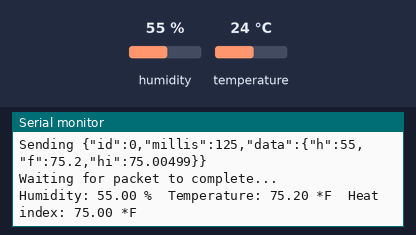
Recording of a sketch running on a simulated Arduino Uno, built with avr-gcc and run on an emulated ATmega328P. On the bench: the last lines printed to the serial monitor. The inputs (shaded band) are chosen by the test bench; at power-on: humidity 55 %, temperature 24 °C. No radio packets arrive unless stated.

Above: at 1.3 s.
1.4 s: humidity set to 22 %
At 3.0 s:
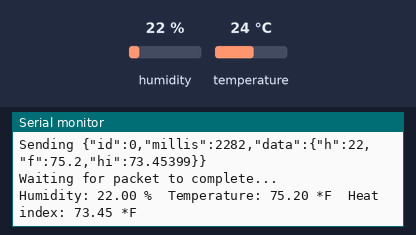
4.2 s: temperature set to 12 °C
At 5.7 s:
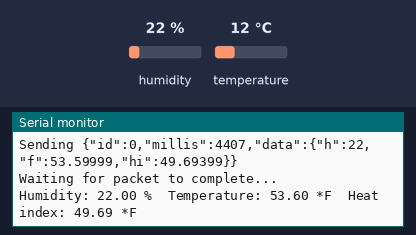
7.0 s: humidity set to 40 %
At 9.8 s:
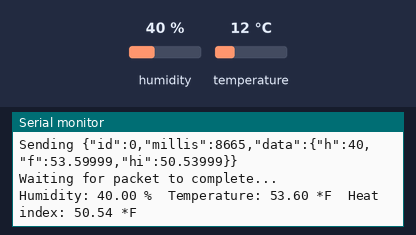
Timing chart, 0 to 11.3 s (numbered marks = the images above; inputs shaded):
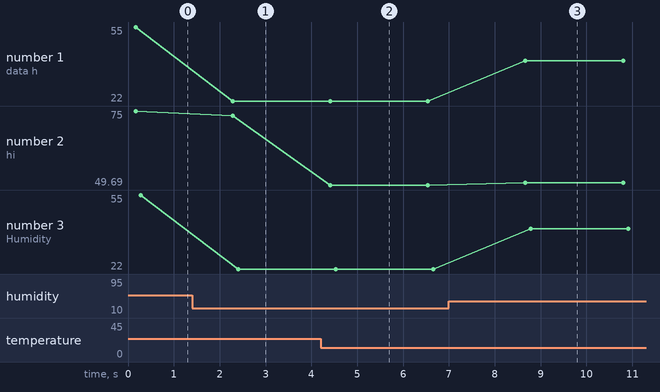

The sketch:

arduino-uno-tx.ino
```cpp
// Example testing sketch for various DHT humidity/temperature sensors
// Written by ladyada, public domain

#include <SPI.h>
#include <RH_RF95.h>
#include <ArduinoJson.h>
#include "DHT.h"

#define DEVID 0

#define RFM95_CS 10
#define RFM95_RST 9
#define RFM95_INT 2

// Change to 434.0 or other frequency, must match RX's freq!
#define RF95_FREQ 868.0

// Singleton instance of the radio driver
RH_RF95 rf95(RFM95_CS, RFM95_INT);

#define DHTPIN 4     // what pin we're connected to

// Uncomment whatever type you're using!
//#define DHTTYPE DHT11   // DHT 11
#define DHTTYPE DHT22   // DHT 22  (AM2302)
//#define DHTTYPE DHT21   // DHT 21 (AM2301)

// Connect pin 1 (on the left) of the sensor to +5V
// Connect pin 2p of the sensor to whatever your DHTPIN is
// Connect pin 4 (on the right) of the sensor to GROUND
// Connect a 10K resistor from pin 2 (data) to pin 1 (power) of the sensor

DHT dht(DHTPIN, DHTTYPE);

// Blinky on send
#define LED 13

void setup() {
  pinMode(RFM95_RST, OUTPUT);
  digitalWrite(RFM95_RST, HIGH);

  while (!Serial);
  Serial.begin(9600);
  delay(100);


  // manual reset
  digitalWrite(RFM95_RST, LOW);
  delay(10);
  digitalWrite(RFM95_RST, HIGH);
  delay(10);

  while (!rf95.init()) {
    Serial.println("LoRa radio init failed");
    while (1);
  }
  Serial.println("LoRa radio init OK!");

  // Defaults after init are 434.0MHz, modulation GFSK_Rb250Fd250, +13dbM
  if (!rf95.setFrequency(RF95_FREQ)) {
    Serial.println("setFrequency failed");
    while (1);
  }
  Serial.print("Set Freq to: "); Serial.println(RF95_FREQ);

  // Defaults after init are 434.0MHz, 13dBm, Bw = 125 kHz, Cr = 4/5, Sf = 128chips/symbol, CRC on

  // The default transmitter power is 13dBm, using PA_BOOST.
  // If you are using RFM95/96/97/98 modules which uses the PA_BOOST transmitter pin, then
  // you can set transmitter powers from 5 to 23 dBm:
  rf95.setTxPower(23, false);

  dht.begin();
}

void loop() {
  digitalWrite(LED, HIGH);

  // Reading temperature or humidity takes about 250 milliseconds!
  // Sensor readings may also be up to 2 seconds 'old' (its a very slow sensor)
  float h = dht.readHumidity();
  // Read temperature as Celsius
  // float t = dht.readTemperature();
  // Read temperature as Fahrenheit
  float f = dht.readTemperature(true);
  // Compute heat index
  float hi = dht.computeHeatIndex(f, h);

  StaticJsonBuffer<200> jsonBuffer;
  JsonObject& root = jsonBuffer.createObject();
  root["id"] = DEVID;
  root["millis"] = millis();
  JsonObject& data = root.createNestedObject("data");
  data["h"] = double_with_n_digits(h, 1);
  data["f"] = double_with_n_digits(f, 2);
  data["hi"] = double_with_n_digits(hi, 3);

  char buf[251];
  root.printTo(buf, sizeof(buf));
  buf[sizeof(buf)-1] = 0;

  Serial.print("Sending "); Serial.println(buf);
  rf95.send((uint8_t *)buf, sizeof(buf));

  Serial.println("Waiting for packet to complete..."); delay(10);
  rf95.waitPacketSent();

  Serial.print("Humidity: ");
  Serial.print(h);
  Serial.print(" %\t");
  Serial.print("Temperature: ");
  Serial.print(f);
  Serial.print(" *F\t");
  Serial.print("Heat index: ");
  Serial.print(hi);
  Serial.println(" *F");

  delay(1000);
  digitalWrite(LED, LOW);
  delay(1000);
}
```

Measured:
- after the input at 1.4 s, the serial monitor: prints a new line after 0.89 s (image 1)
- after the input at 4.2 s, the serial monitor: prints a new line after 0.21 s (image 2)
- after the input at 7.0 s, the serial monitor: prints a new line after 1.7 s (image 3)
- plotted number 1: 55 → 22 after the input at 1.4 s, 22 → 40 after the input at 7.0 s
- plotted number 2: 75 → 73.45 after the input at 1.4 s, 73.45 → 49.69 after the input at 4.2 s, 49.69 → 50.54 after the input at 7.0 s
- plotted number 3: 55 → 22 after the input at 1.4 s, 22 → 40 after the input at 7.0 s
